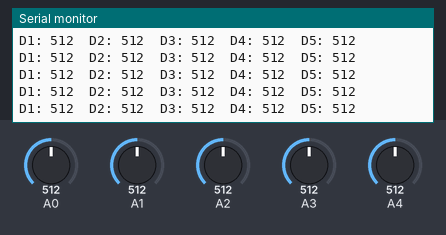
A sketch run on a simulated Arduino Uno, built with avr-gcc and run on an emulated ATmega328P. Parts: the last lines printed to the serial monitor. The inputs (shaded band) are chosen by the test bench; at power-on: A0 = 512, A1 = 512, A2 = 512, A3 = 512, A4 = 512.

Above: at 1.2 s.
1.3 s: A0 set to 716
At 1.57 s:
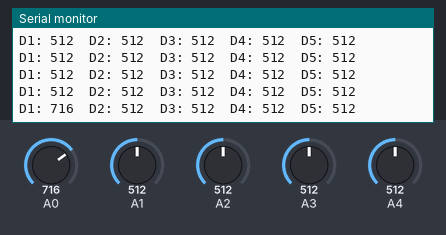
2.8 s: A1 set to 716
At 2.98 s:
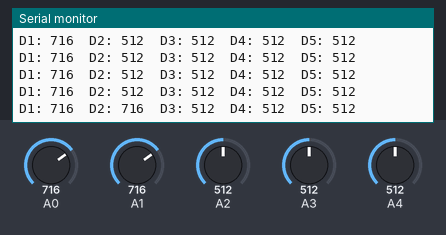
4.3 s: A2 set to 716
At 4.39 s:
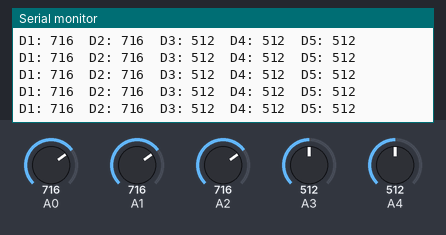
5.8 s: A3 set to 716
At 5.8 s:
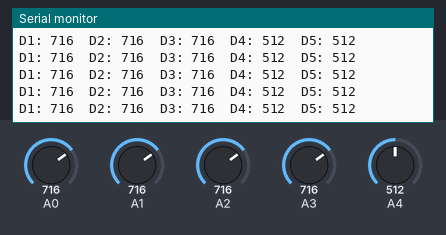
7.3 s: A4 set to 716
At 7.41 s:
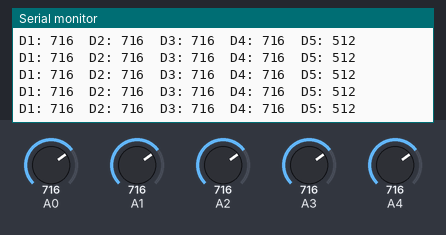
10.3 s: A0 set to 992
At 10.44 s:
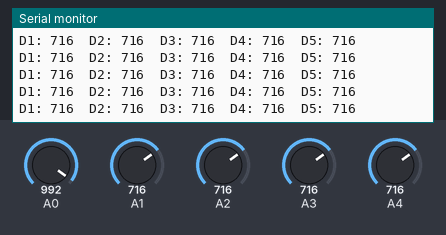
Timing chart, 0 to 12.8 s (numbered marks = the images above; inputs shaded):
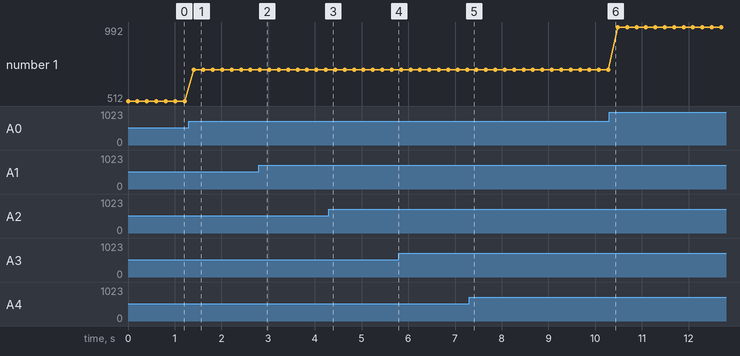

The sketch:

glove_code_1.ino
```cpp
void setup() {
  Serial.begin(9600);
}

void loop() {

  int val1 = analogRead(A0);
  int val2 = analogRead(A1);
  int val3 = analogRead(A2);
  int val4 = analogRead(A3);
  int val5 = analogRead(A4);


  Serial.print("D1: "); Serial.print(val1); Serial.print("\t");
  Serial.print("D2: "); Serial.print(val2); Serial.print("\t");
  Serial.print("D3: "); Serial.print(val3); Serial.print("\t");
  Serial.print("D4: "); Serial.print(val4); Serial.print("\t");
  Serial.print("D5: "); Serial.println(val5);

  delay(200);
}
```

Measured:
- after the input at 1.3 s, the serial monitor: prints a new line after 0.11 s (image 1)
- after the input at 2.8 s, the serial monitor: prints a new line at once (image 2)
- plotted number 1: 512 → 716 after the input at 1.3 s, 716 → 992 after the input at 10.3 s
